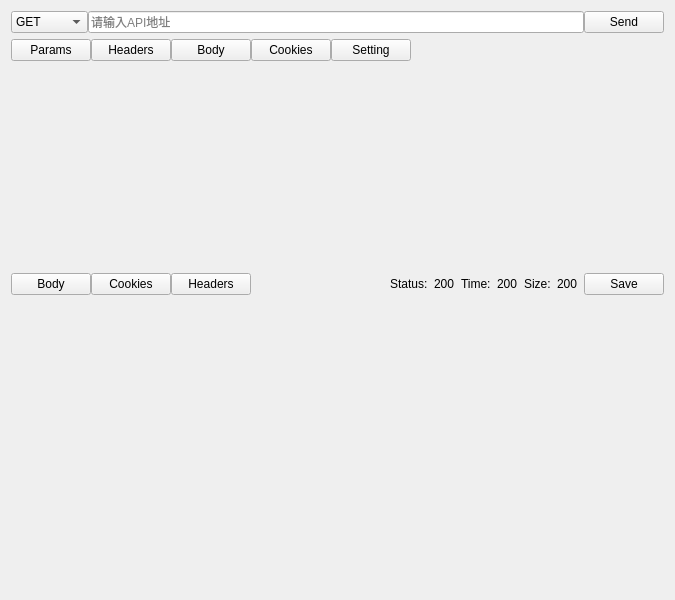
<?xml version="1.0" encoding="UTF-8"?>
<ui version="4.0">
 <class>Form</class>
 <widget class="QWidget" name="Form">
  <property name="geometry">
   <rect>
    <x>0</x>
    <y>0</y>
    <width>675</width>
    <height>600</height>
   </rect>
  </property>
  <property name="windowTitle">
   <string>Form</string>
  </property>
  <layout class="QGridLayout" name="gridLayout" rowstretch="1,2,10">
   <item row="0" column="0">
    <layout class="QHBoxLayout" name="horizontalLayout">
     <property name="spacing">
      <number>0</number>
     </property>
     <item>
      <widget class="QComboBox" name="comboBox">
       <property name="cursor">
        <cursorShape>PointingHandCursor</cursorShape>
       </property>
       <item>
        <property name="text">
         <string>GET</string>
        </property>
       </item>
       <item>
        <property name="text">
         <string>POST</string>
        </property>
       </item>
       <item>
        <property name="text">
         <string>PUT</string>
        </property>
       </item>
       <item>
        <property name="text">
         <string>DELETE</string>
        </property>
       </item>
      </widget>
     </item>
     <item>
      <widget class="QLineEdit" name="api_url_lineEdit">
       <property name="placeholderText">
        <string>请输入API地址</string>
       </property>
      </widget>
     </item>
     <item>
      <widget class="QPushButton" name="send_pushButton">
       <property name="cursor">
        <cursorShape>PointingHandCursor</cursorShape>
       </property>
       <property name="text">
        <string>Send</string>
       </property>
      </widget>
     </item>
    </layout>
   </item>
   <item row="1" column="0">
    <layout class="QVBoxLayout" name="verticalLayout">
     <item>
      <layout class="QHBoxLayout" name="horizontalLayout_2">
       <property name="spacing">
        <number>0</number>
       </property>
       <item>
        <widget class="QPushButton" name="params_pushButton">
         <property name="cursor">
          <cursorShape>PointingHandCursor</cursorShape>
         </property>
         <property name="text">
          <string>Params</string>
         </property>
        </widget>
       </item>
       <item>
        <widget class="QPushButton" name="headers_pushButton">
         <property name="cursor">
          <cursorShape>PointingHandCursor</cursorShape>
         </property>
         <property name="text">
          <string>Headers</string>
         </property>
        </widget>
       </item>
       <item>
        <widget class="QPushButton" name="body_pushButton">
         <property name="cursor">
          <cursorShape>PointingHandCursor</cursorShape>
         </property>
         <property name="text">
          <string>Body</string>
         </property>
        </widget>
       </item>
       <item>
        <widget class="QPushButton" name="cookies_pushButton">
         <property name="cursor">
          <cursorShape>PointingHandCursor</cursorShape>
         </property>
         <property name="text">
          <string>Cookies</string>
         </property>
        </widget>
       </item>
       <item>
        <widget class="QPushButton" name="setting_pushButton">
         <property name="text">
          <string>Setting</string>
         </property>
        </widget>
       </item>
       <item>
        <spacer name="horizontalSpacer">
         <property name="orientation">
          <enum>Qt::Horizontal</enum>
         </property>
         <property name="sizeHint" stdset="0">
          <size>
           <width>40</width>
           <height>20</height>
          </size>
         </property>
        </spacer>
       </item>
      </layout>
     </item>
     <item>
      <widget class="QStackedWidget" name="api_stackedWidget">
       <property name="minimumSize">
        <size>
         <width>0</width>
         <height>200</height>
        </size>
       </property>
       <widget class="QWidget" name="page"/>
       <widget class="QWidget" name="page_2"/>
      </widget>
     </item>
    </layout>
   </item>
   <item row="2" column="0">
    <layout class="QVBoxLayout" name="verticalLayout_2">
     <item>
      <layout class="QHBoxLayout" name="horizontalLayout_5">
       <item>
        <layout class="QHBoxLayout" name="horizontalLayout_3">
         <property name="spacing">
          <number>0</number>
         </property>
         <item>
          <widget class="QPushButton" name="res_body_pushButton">
           <property name="cursor">
            <cursorShape>PointingHandCursor</cursorShape>
           </property>
           <property name="text">
            <string>Body</string>
           </property>
          </widget>
         </item>
         <item>
          <widget class="QPushButton" name="res_cookies_pushButton">
           <property name="cursor">
            <cursorShape>PointingHandCursor</cursorShape>
           </property>
           <property name="text">
            <string>Cookies</string>
           </property>
          </widget>
         </item>
         <item>
          <widget class="QPushButton" name="res_headers_pushButton">
           <property name="cursor">
            <cursorShape>PointingHandCursor</cursorShape>
           </property>
           <property name="text">
            <string>Headers</string>
           </property>
          </widget>
         </item>
        </layout>
       </item>
       <item>
        <spacer name="horizontalSpacer_2">
         <property name="orientation">
          <enum>Qt::Horizontal</enum>
         </property>
         <property name="sizeHint" stdset="0">
          <size>
           <width>40</width>
           <height>20</height>
          </size>
         </property>
        </spacer>
       </item>
       <item>
        <layout class="QHBoxLayout" name="horizontalLayout_4">
         <item>
          <widget class="QLabel" name="label">
           <property name="text">
            <string>Status:</string>
           </property>
          </widget>
         </item>
         <item>
          <widget class="QLabel" name="code_label">
           <property name="text">
            <string>200</string>
           </property>
          </widget>
         </item>
         <item>
          <widget class="QLabel" name="label_2">
           <property name="text">
            <string>Time:</string>
           </property>
          </widget>
         </item>
         <item>
          <widget class="QLabel" name="time_label">
           <property name="text">
            <string>200</string>
           </property>
          </widget>
         </item>
         <item>
          <widget class="QLabel" name="label_3">
           <property name="text">
            <string>Size:</string>
           </property>
          </widget>
         </item>
         <item>
          <widget class="QLabel" name="size_label">
           <property name="text">
            <string>200</string>
           </property>
          </widget>
         </item>
         <item>
          <widget class="QPushButton" name="res_save_pushButton">
           <property name="text">
            <string>Save</string>
           </property>
          </widget>
         </item>
        </layout>
       </item>
      </layout>
     </item>
     <item>
      <widget class="QStackedWidget" name="res_stackedWidget">
       <widget class="QWidget" name="page_3"/>
       <widget class="QWidget" name="page_4"/>
      </widget>
     </item>
    </layout>
   </item>
  </layout>
 </widget>
 <resources/>
 <connections/>
</ui>
